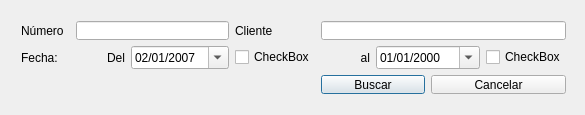
<ui version="4.0" >
 <class>BuscarPresupuestoDialogClass</class>
 <widget class="QDialog" name="BuscarPresupuestoDialogClass" >
  <property name="geometry" >
   <rect>
    <x>0</x>
    <y>0</y>
    <width>585</width>
    <height>115</height>
   </rect>
  </property>
  <property name="windowTitle" >
   <string>BuscarFacturaDialog</string>
  </property>
  <property name="windowIcon" >
   <iconset>images/BPresupuesto.PNG</iconset>
  </property>
  <widget class="QWidget" name="gridLayout" >
   <property name="geometry" >
    <rect>
     <x>10</x>
     <y>10</y>
     <width>567</width>
     <height>95</height>
    </rect>
   </property>
   <layout class="QGridLayout" >
    <item rowspan="2" row="1" column="0" >
     <widget class="QLabel" name="label_3" >
      <property name="text" >
       <string>Fecha:</string>
      </property>
     </widget>
    </item>
    <item rowspan="2" row="1" column="1" >
     <widget class="QLabel" name="label_4" >
      <property name="text" >
       <string>Del</string>
      </property>
      <property name="alignment" >
       <set>Qt::AlignRight|Qt::AlignTrailing|Qt::AlignVCenter</set>
      </property>
     </widget>
    </item>
    <item rowspan="2" row="1" column="5" >
     <widget class="QLabel" name="label_6" >
      <property name="text" >
       <string>al</string>
      </property>
      <property name="alignment" >
       <set>Qt::AlignRight|Qt::AlignTrailing|Qt::AlignVCenter</set>
      </property>
     </widget>
    </item>
    <item rowspan="2" row="1" column="2" colspan="2" >
     <widget class="QDateEdit" name="dateEdit" >
      <property name="displayFormat" >
       <string>dd/MM/yyyy</string>
      </property>
      <property name="calendarPopup" >
       <bool>true</bool>
      </property>
      <property name="date" >
       <date>
        <year>2007</year>
        <month>1</month>
        <day>2</day>
       </date>
      </property>
     </widget>
    </item>
    <item rowspan="2" row="1" column="6" colspan="2" >
     <widget class="QDateEdit" name="dateEdit_2" >
      <property name="displayFormat" >
       <string>dd/MM/yyyy</string>
      </property>
      <property name="calendarPopup" >
       <bool>true</bool>
      </property>
     </widget>
    </item>
    <item row="0" column="0" >
     <widget class="QLabel" name="label" >
      <property name="text" >
       <string>Número</string>
      </property>
     </widget>
    </item>
    <item row="0" column="1" colspan="3" >
     <widget class="QLineEdit" name="lineEdit" />
    </item>
    <item row="3" column="0" colspan="5" >
     <spacer>
      <property name="orientation" >
       <enum>Qt::Horizontal</enum>
      </property>
      <property name="sizeHint" >
       <size>
        <width>40</width>
        <height>20</height>
       </size>
      </property>
     </spacer>
    </item>
    <item row="3" column="5" colspan="2" >
     <widget class="QPushButton" name="pushButton" >
      <property name="text" >
       <string>Buscar</string>
      </property>
     </widget>
    </item>
    <item row="3" column="7" colspan="2" >
     <widget class="QPushButton" name="pushButton_2" >
      <property name="text" >
       <string>Cancelar</string>
      </property>
     </widget>
    </item>
    <item rowspan="2" row="1" column="4" >
     <widget class="QCheckBox" name="checkBoxDel" >
      <property name="text" >
       <string>CheckBox</string>
      </property>
     </widget>
    </item>
    <item rowspan="2" row="1" column="8" >
     <widget class="QCheckBox" name="checkBoxAl" >
      <property name="text" >
       <string>CheckBox</string>
      </property>
     </widget>
    </item>
    <item row="0" column="4" >
     <widget class="QLabel" name="label_2" >
      <property name="text" >
       <string>Cliente</string>
      </property>
     </widget>
    </item>
    <item row="0" column="5" colspan="4" >
     <widget class="QLineEdit" name="lineEdit_2" />
    </item>
   </layout>
  </widget>
 </widget>
 <layoutdefault spacing="6" margin="11" />
 <resources/>
 <connections>
  <connection>
   <sender>pushButton_2</sender>
   <signal>clicked()</signal>
   <receiver>BuscarPresupuestoDialogClass</receiver>
   <slot>reject()</slot>
   <hints>
    <hint type="sourcelabel" >
     <x>503</x>
     <y>143</y>
    </hint>
    <hint type="destinationlabel" >
     <x>505</x>
     <y>157</y>
    </hint>
   </hints>
  </connection>
  <connection>
   <sender>pushButton</sender>
   <signal>clicked()</signal>
   <receiver>BuscarPresupuestoDialogClass</receiver>
   <slot>accept()</slot>
   <hints>
    <hint type="sourcelabel" >
     <x>426</x>
     <y>153</y>
    </hint>
    <hint type="destinationlabel" >
     <x>429</x>
     <y>156</y>
    </hint>
   </hints>
  </connection>
  <connection>
   <sender>checkBoxAl</sender>
   <signal>clicked(bool)</signal>
   <receiver>dateEdit_2</receiver>
   <slot>setEnabled(bool)</slot>
   <hints>
    <hint type="sourcelabel" >
     <x>542</x>
     <y>99</y>
    </hint>
    <hint type="destinationlabel" >
     <x>411</x>
     <y>94</y>
    </hint>
   </hints>
  </connection>
  <connection>
   <sender>checkBoxDel</sender>
   <signal>clicked(bool)</signal>
   <receiver>dateEdit</receiver>
   <slot>setEnabled(bool)</slot>
   <hints>
    <hint type="sourcelabel" >
     <x>262</x>
     <y>96</y>
    </hint>
    <hint type="destinationlabel" >
     <x>185</x>
     <y>100</y>
    </hint>
   </hints>
  </connection>
 </connections>
</ui>
